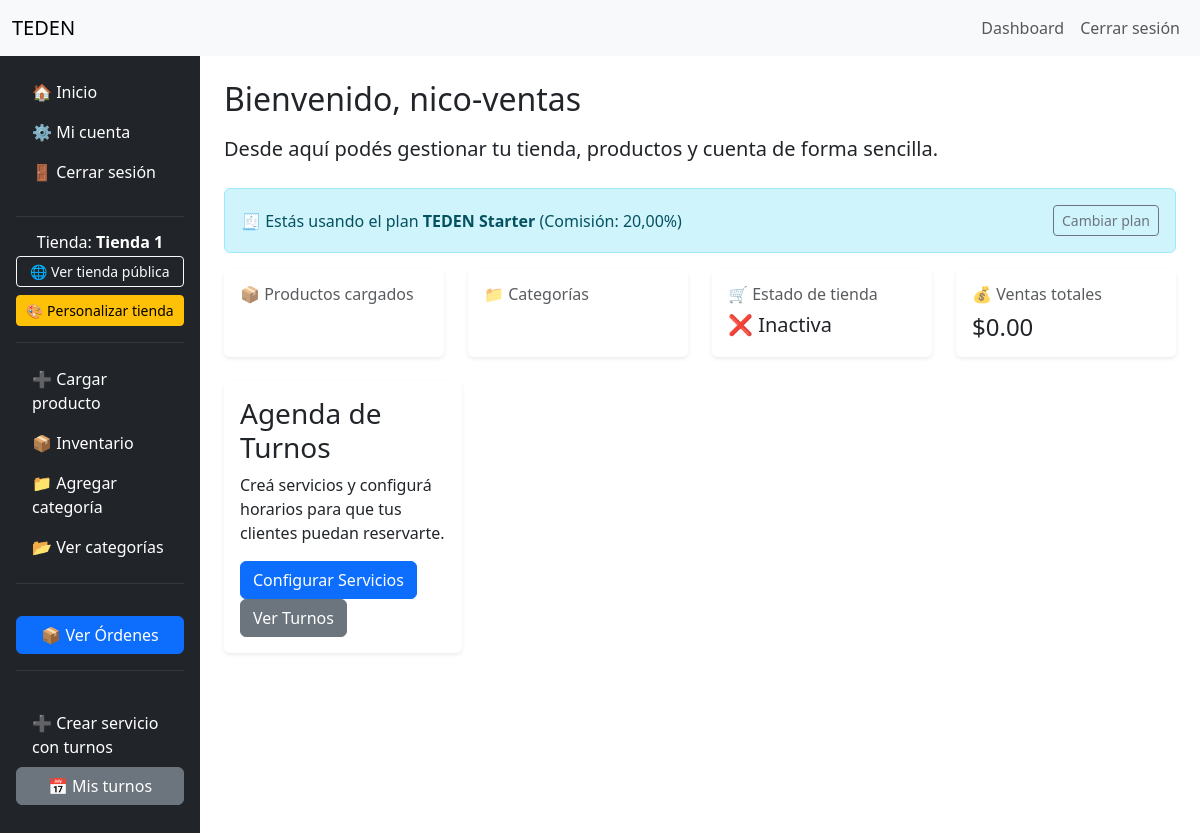
Page /dashboard/seller/ (signed in) on the committed database.
### store/models.py (models this page shows, shortened)
class Store(models.Model):
    owner = models.OneToOneField(User, on_delete=models.CASCADE, related_name='store_profile')
    name = models.CharField(max_length=255)
    slug = models.SlugField(unique=True, blank=True)
    custom_css = models.TextField(blank=True, null=True)
    custom_js = models.TextField(blank=True, null=True)
    custom_meta = models.TextField(blank=True, null=True)
    logo = models.ImageField(upload_to='store_logos/', blank=True, null=True)
    banner = models.ImageField(upload_to='store_banners/', blank=True, null=True)
    description = models.TextField(blank=True, null=True)
    created_at = models.DateTimeField(auto_now_add=True)
    updated_at = models.DateTimeField(auto_now=True)
    is_active = models.BooleanField(default=True)
    is_featured = models.BooleanField(default=False)
    social_links = models.JSONField(default=dict, blank=True, null=True)
    contact_email = models.EmailField(blank=True, null=True)
    contact_phone = models.CharField(max_length=20, blank=True, null=True)
    address = models.CharField(max_length=255, blank=True, null=True)

### users/models.py (models this page shows, shortened)
class User(AbstractUser):
    email = models.EmailField(unique=True)
    role = models.CharField(
        max_length=10,
        choices=[('buyer', 'Comprador'), ('seller', 'Vendedor')],
        blank=True,
        null=True
    )
    ofrece_servicios = models.BooleanField(default=False)
    bio = models.TextField(blank=True)
    profile_picture = models.ImageField(upload_to='profiles/', blank=True, null=True)
    cuit_cuil = models.CharField(max_length=20, blank=True, null=True)
    direccion = models.CharField(max_length=255, blank=True, null=True)
    provincia = models.CharField(max_length=100, blank=True, null=True)
    pais = models.CharField(max_length=100, blank=True, null=True)
    codigo_postal = models.CharField(max_length=20, blank=True, null=True)
    telefono = models.CharField(max_length=20, blank=True, null=True)

### plans/models.py (models this page shows, shortened)
class SellerProfile(models.Model):
    user = models.OneToOneField(User, on_delete=models.CASCADE)
    plan = models.ForeignKey(SellerPlan, on_delete=models.SET_NULL, null=True, blank=True)
    mercadopagocredential = models.OneToOneField(
        'plans.MercadoPagoCredential',
        null=True,
        blank=True,
        on_delete=models.SET_NULL,
        related_name='seller_profile_reverse'  # 🔑 clave para que no choque con reverso automático
    )

class SellerPlan(models.Model):
    PLAN_CHOICES = [
        ('starter', 'TEDEN Starter'),
        ('plus', 'TEDEN Plus'),
        ('pro', 'TEDEN Pro'),
    ]
    name = models.CharField(max_length=50, choices=PLAN_CHOICES, unique=True)
    description = models.TextField()
    monthly_price = models.DecimalField(max_digits=6, decimal_places=2, default=0.00)
    max_products = models.PositiveIntegerField(null=True, blank=True)
    max_services = models.PositiveIntegerField(null=True, blank=True)
    max_stores = models.PositiveIntegerField(null=True, blank=True)
    promoted_products = models.PositiveIntegerField(default=0)
    commission_percent = models.DecimalField(max_digits=5, decimal_places=2, default=20.0)

### users/views.py (the view)
# urls.py: path('dashboard/seller/', views.dashboard, name='dashboard_seller'),
@login_required
def dashboard(request):
    if request.user.role == 'buyer':
        return render(request, 'core/home.html')
    elif request.user.role == 'seller':
        store = Store.objects.filter(owner=request.user).first()
        public_url = None
        if store and store.slug:
            try:
                public_url = reverse('public_store', args=[store.slug])
            except NoReverseMatch:
                public_url = None
        return render(request, 'dashboard/dashboard_seller.html', {
            'store': store,
            'public_url': public_url
        })
    return redirect('select_role')

### dashboard/templates/dashboard/dashboard_seller.html (shortened to what this page needs)
{% extends 'users/base.html' %}
{% block content %}
<div class="container-fluid">
  <div class="row" style="max-height: 100vh;">
    <nav class="col-md-3 col-lg-2 d-md-block bg-dark sidebar text-white position-sticky top-0 p-3" style="height: 100vh;">
      <ul class="nav flex-column mb-4">
        <li class="nav-item"><a class="nav-link text-white" href="{% url 'dashboard' %}">🏠 Inicio</a></li>
        <li class="nav-item"><a class="nav-link text-white" href="{% url 'mi_cuenta' %}">⚙️ Mi cuenta</a></li>
        <li class="nav-item"><a class="nav-link text-white" href="{% url 'logout' %}">🚪 Cerrar sesión</a></li>
      </ul>
      <hr class="border-secondary">
      {% if store %}
        <div class="mb-3 text-center">
          <h6 class="mb-1">Tienda: <strong>{{ store.name }}</strong></h6>
          {% if request.user.store_profile %}
            <a href="{% url 'store:public_store' request.user.store_profile.slug %}" target="_blank" class="btn btn-outline-light btn-sm w-100">🌐 Ver tienda pública</a>
          {% else %}
            <p class="text-warning">Sin URL válida</p>
          {% endif %}
          <a href="{% url 'store:edit_store' %}" class="btn btn-warning btn-sm w-100 mt-2">🎨 Personalizar tienda</a>
        </div>
      {% else %}
        <div class="text-center">
          <p>¡Aún no creaste tu tienda!</p>
          <a href="{% url 'store:crear_tienda' %}">Crear tienda</a>
        </div>
      {% endif %}
      <hr class="border-secondary">
      <ul class="nav flex-column">
        <li class="nav-item"><a class="nav-link text-white" href="{% url 'add_product' %}">➕ Cargar producto</a></li>
        <li class="nav-item"><a class="nav-link text-white" href="{% url 'inventory' %}">📦 Inventario</a></li>
        <li class="nav-item"><a class="nav-link text-white" href="{% url 'add_category' %}">📁 Agregar categoría</a></li>
        <li class="nav-item"><a class="nav-link text-white" href="{% url 'category_list' %}">📂 Ver categorías</a></li>
      </ul>
      <hr class="border-secondary">
      <ul class="nav flex-column">
        <li class="nav-item mt-3"><a class="btn btn-primary w-100" href="{% url 'seller_orders' %}">📦 Ver Órdenes</a></li>
      <hr class="border-secondary">
        <li class="nav-item mt-3"><a class="nav-link text-white" href="{% url 'create_service' %}">➕ Crear servicio con turnos</a></li>
        <li class="nav-item"><a class="btn btn-secondary w-100" href="{% url 'seller_appointments' %}">📅 Mis turnos</a></li>
      </ul>
    </nav>
    <main class="col-md-9 ms-sm-auto col-lg-10 px-md-4 py-4">
      <h2 class="mb-3">Bienvenido, {{ user.username }}</h2>
      <p class="lead">Desde aquí podés gestionar tu tienda, productos y cuenta de forma sencilla.</p>
            {% if request.user.sellerprofile %}
        <div class="alert alert-info d-flex justify-content-between align-items-center mt-4">
          <div>
            🧾 Estás usando el plan <strong>{{ request.user.sellerprofile.plan.get_name_display }}</strong>
            (Comisión: {{ request.user.sellerprofile.plan.commission_percent }}%)
          </div>
          <a href="{% url 'elegir_plan' %}" class="btn btn-sm btn-outline-secondary">Cambiar plan</a>
        </div>
      {% endif %}
      <div class="row g-4">
        <div class="col-md-6 col-xl-3">
          <div class="card shadow-sm border-0 h-100">
            <div class="card-body">
              <h6 class="card-title text-muted">📦 Productos cargados</h6>
            </div>
          </div>
        </div>
        <div class="col-md-6 col-xl-3">
          <div class="card shadow-sm border-0 h-100">
            <div class="card-body">
              <h6 class="card-title text-muted">📁 Categorías</h6>
            </div>
          </div>
        </div>
        <div class="col-md-6 col-xl-3">
          <div class="card shadow-sm border-0 h-100">
            <div class="card-body">
              <h6 class="card-title text-muted">🛒 Estado de tienda</h6>
              <h5 class="card-text">
                {% if store and public_url %} ✅ Activa {% else %} ❌ Inactiva {% endif %}
              </h5>
            </div>
          </div>
        </div>
        <div class="col-md-6 col-xl-3">
          <div class="card shadow-sm border-0 h-100">
            <div class="card-body">
              <h6 class="card-title text-muted">💰 Ventas totales</h6>
              <h4 class="card-text">$0.00</h4>
            </div>
          </div>
        </div>
      </div>
      <div class="col-md-6 col-xl-3 mt-4">
        <div class="card shadow-sm border-0 h-100">
          <div class="card-body">
              <h3>Agenda de Turnos</h3>
              <p>Creá servicios y configurá horarios para que tus clientes puedan reservarte.</p>
              <a href="{% url 'create_service' %}" class="btn btn-primary">Configurar Servicios</a>
              <a href="{% url 'seller_appointments' %}" class="btn btn-secondary">Ver Turnos</a>
          </div>
        </div>
      </div>
  </div>
</div>
{% endblock %}

### rows in the picture
Store: name "Tienda 1"
User: username "nico-ventas", user.sellerprofile.plan.name "TEDEN Starter", user.sellerprofile.plan.commission_percent "20,00"
